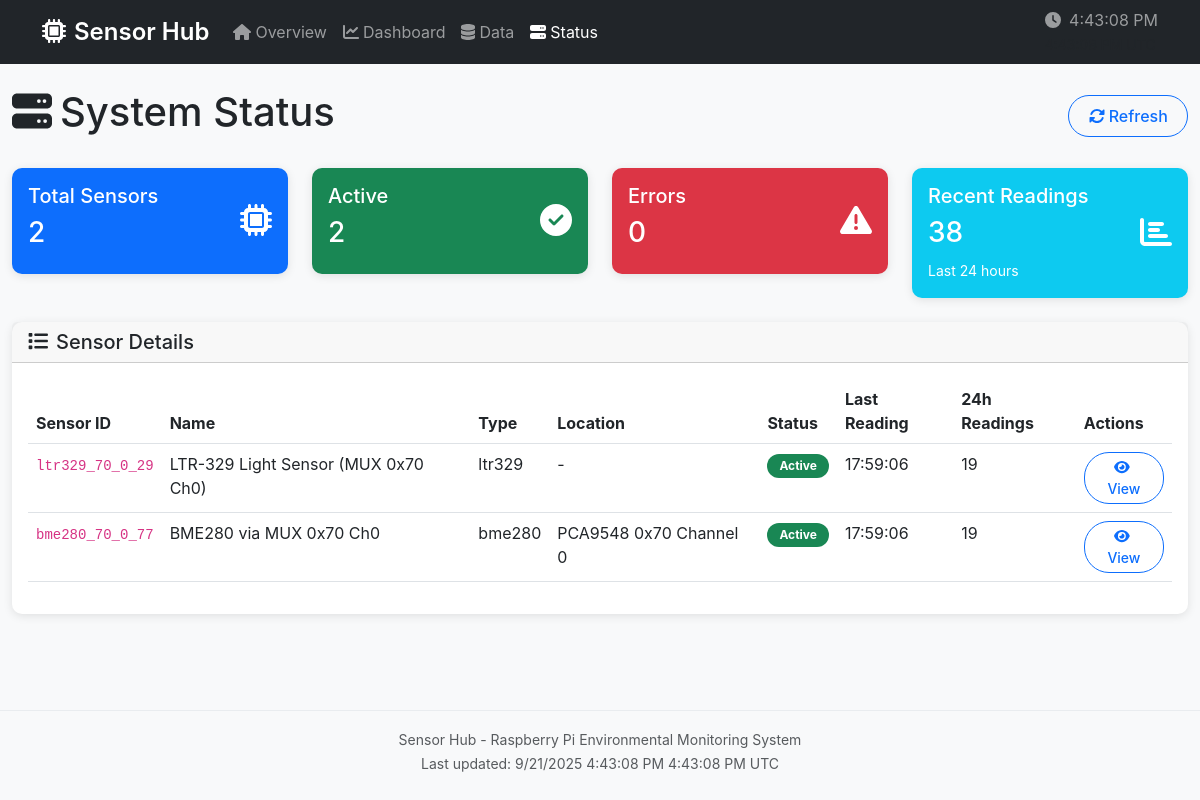
The page /status on the database as committed earlier.
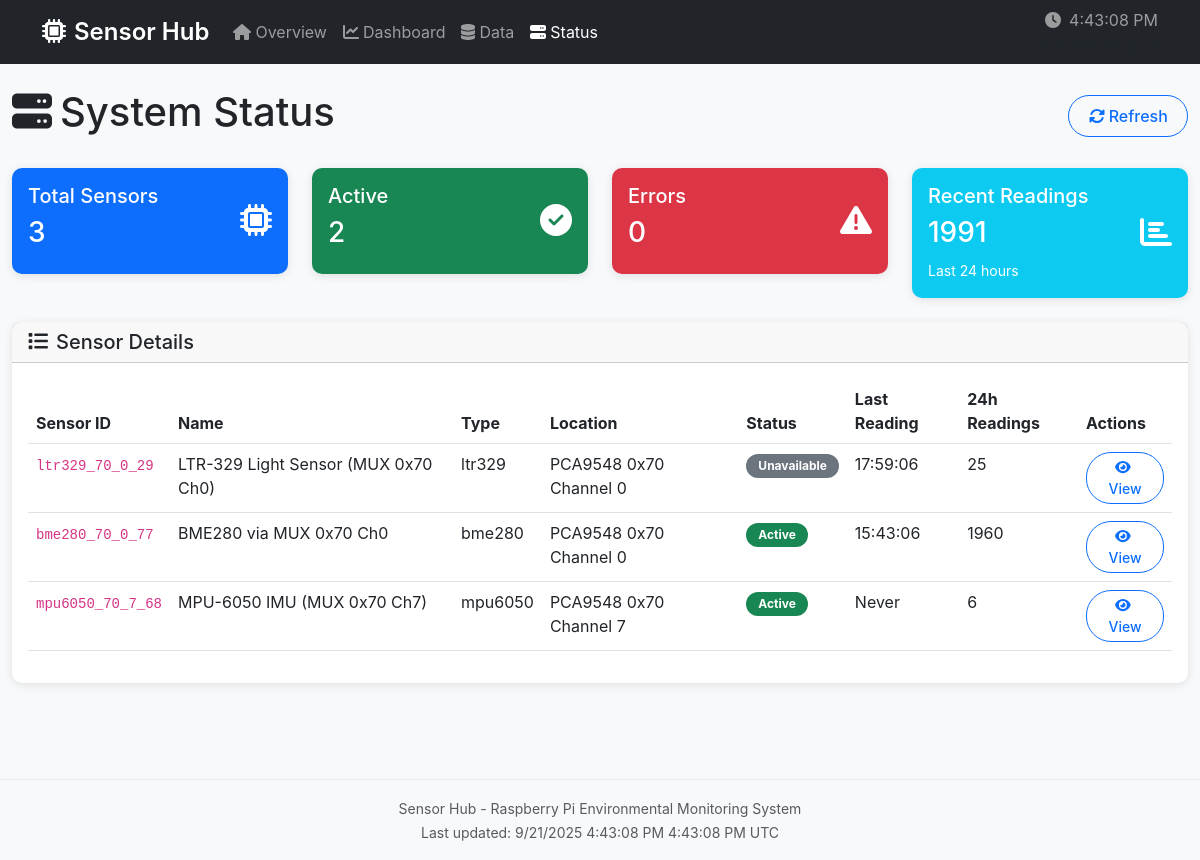
The same page on the database as committed later.
### src/sensor_hub/models/__init__.py (models this page shows, shortened)
class Sensor(db.Model):
    __tablename__ = 'sensors'
    id = db.Column(db.String(50), primary_key=True)
    name = db.Column(db.String(100), nullable=False)
    sensor_type = db.Column(db.String(50), nullable=False)
    description = db.Column(db.Text, nullable=True)
    i2c_address = db.Column(db.Integer, nullable=True)
    gpio_pin = db.Column(db.Integer, nullable=True)
    bus_number = db.Column(db.Integer, default=1)
    poll_interval = db.Column(db.Integer, default=30)  # seconds
    enabled = db.Column(db.Boolean, default=True)
    calibration_data = db.Column(db.JSON, nullable=True)
    location = db.Column(db.String(100), nullable=True)
    created_at = db.Column(
        db.DateTime,
        default=lambda: datetime.now(timezone.utc)
    )
    updated_at = db.Column(
        db.DateTime,
        default=lambda: datetime.now(timezone.utc),
        onupdate=lambda: datetime.now(timezone.utc)
    )
    last_reading_at = db.Column(db.DateTime, nullable=True)
    status = db.Column(db.String(20), default='unknown')
    error_count = db.Column(db.Integer, default=0)

### src/sensor_hub/routes.py (the view)
@main_bp.route('/status')
def system_status():
    try:
        latest_status = SystemStatus.query.order_by(
            SystemStatus.timestamp.desc()
        ).first()
        sensors = Sensor.query.all()
        sensor_stats = {
            'total': len(sensors),
            'active': len([s for s in sensors if s.status == 'active']),
            'error': len([s for s in sensors if s.status == 'error']),
            'unavailable': len([s for s in sensors if s.status == 'unavailable'])
        }
        one_day_ago = datetime.now(timezone.utc) - timedelta(hours=24)
        recent_readings = SensorReading.query.filter(
            SensorReading.timestamp >= one_day_ago
        ).count()
        readings_per_sensor = {}
        for sensor in sensors:
            count = SensorReading.query.filter(
                SensorReading.sensor_id == sensor.id,
                SensorReading.timestamp >= one_day_ago
            ).count()
            readings_per_sensor[sensor.id] = count
        return render_template(
            'status.html',
            system_status=latest_status,
            sensor_stats=sensor_stats,
            recent_readings=recent_readings,
            readings_per_sensor=readings_per_sensor,
            sensors=sensors,
            page_title='System Status'
        )
    except Exception as e:
        logger.error(f"Error loading system status: {e}")
        return render_template(
            'error.html',
            error="Failed to load system status",
            page_title='Error'
        ), 500

### src/sensor_hub/templates/status.html (shortened to what this page needs)
{% extends "base.html" %}
{% block content %}
<div class="row">
    <div class="col-12">
        <div class="d-flex justify-content-between align-items-center mb-4">
            <h1><i class="fas fa-server me-2"></i>System Status</h1>
            <button class="btn btn-outline-primary" onclick="location.reload()">
                <i class="fas fa-sync-alt me-1"></i>Refresh
            </button>
        </div>
    </div>
</div>
<div class="row mb-4">
    <div class="col-md-3">
        <div class="card bg-primary text-white">
            <div class="card-body">
                <div class="d-flex justify-content-between">
                    <div>
                        <h5>Total Sensors</h5>
                        <h3>{{ sensor_stats.total }}</h3>
                    </div>
                    <div class="align-self-center">
                        <i class="fas fa-microchip fa-2x"></i>
                    </div>
                </div>
            </div>
        </div>
    </div>
    <div class="col-md-3">
        <div class="card bg-success text-white">
            <div class="card-body">
                <div class="d-flex justify-content-between">
                    <div>
                        <h5>Active</h5>
                        <h3>{{ sensor_stats.active }}</h3>
                    </div>
                    <div class="align-self-center">
                        <i class="fas fa-check-circle fa-2x"></i>
                    </div>
                </div>
            </div>
        </div>
    </div>
    <div class="col-md-3">
        <div class="card bg-danger text-white">
            <div class="card-body">
                <div class="d-flex justify-content-between">
                    <div>
                        <h5>Errors</h5>
                        <h3>{{ sensor_stats.error }}</h3>
                    </div>
                    <div class="align-self-center">
                        <i class="fas fa-exclamation-triangle fa-2x"></i>
                    </div>
                </div>
            </div>
        </div>
    </div>
    <div class="col-md-3">
        <div class="card bg-info text-white">
            <div class="card-body">
                <div class="d-flex justify-content-between">
                    <div>
                        <h5>Recent Readings</h5>
                        <h3>{{ recent_readings }}</h3>
                        <small>Last 24 hours</small>
                    </div>
                    <div class="align-self-center">
                        <i class="fas fa-chart-bar fa-2x"></i>
                    </div>
                </div>
            </div>
        </div>
    </div>
</div>
<div class="row mb-4">
    <div class="col-12">
        <div class="card">
            <div class="card-header">
                <h5 class="mb-0"><i class="fas fa-list me-2"></i>Sensor Details</h5>
            </div>
            <div class="card-body">
                {% if sensors %}
                <div class="table-responsive">
                    <table class="table table-hover">
                        <thead>
                            <tr>
                                <th>Sensor ID</th>
                                <th>Name</th>
                                <th>Type</th>
                                <th>Location</th>
                                <th>Status</th>
                                <th>Last Reading</th>
                                <th>24h Readings</th>
                                <th>Actions</th>
                            </tr>
                        </thead>
                        <tbody>
                            {% for sensor in sensors %}
                            <tr>
                                <td><code>{{ sensor.id }}</code></td>
                                <td>{{ sensor.name or '-' }}</td>
                                <td>{{ sensor.sensor_type }}</td>
                                <td>{{ sensor.location or '-' }}</td>
                                <td>
                                    <span class="badge bg-{{ 'success' if sensor.status == 'active' else 'danger' if sensor.status == 'error' else 'secondary' }}">
                                        {{ sensor.status|title }}
                                    </span>
                                </td>
                                <td>
                                    {% if sensor.last_reading_at %}
                                        {{ sensor.last_reading_at.strftime('%H:%M:%S') }}
                                    {% else %}
                                        Never
                                    {% endif %}
                                </td>
                                <td>{{ readings_per_sensor.get(sensor.id, 0) }}</td>
                                <td>
                                    <a href="{{ url_for('main.sensor_detail', sensor_id=sensor.id) }}"
                                       class="btn btn-sm btn-outline-primary">
                                        <i class="fas fa-eye me-1"></i>View
                                    </a>
                                </td>
                            </tr>
                            {% endfor %}
                        </tbody>
                    </table>
                </div>
                {% else %}
                <div class="text-center py-4">
                    <i class="fas fa-exclamation-circle text-muted fa-2x mb-2"></i>
                    <p class="text-muted">No sensors configured</p>
                </div>
                {% endif %}
            </div>
        </div>
    </div>
</div>
{% endblock %}

### src/sensor_hub/templates/base.html (shortened to what this page needs)
<!DOCTYPE html>
<html lang="en">
<head>
    <link href="https://cdn.jsdelivr.net/npm/bootstrap@5.3.0/dist/css/bootstrap.min.css" rel="stylesheet">
    <link rel="stylesheet" href="{{ url_for('static', filename='css/main.css') }}">
</head>
<body>
    <nav class="navbar navbar-expand-lg navbar-dark bg-dark">
        <div class="container">
            <a class="navbar-brand" href="{{ url_for('main.index') }}">
                <i class="fas fa-microchip me-2"></i>Sensor Hub
            </a>
            <div class="collapse navbar-collapse" id="navbarNav">
                <ul class="navbar-nav me-auto">
                    <li class="nav-item">
                        <a class="nav-link {% if request.endpoint == 'main.index' %}active{% endif %}"
                           href="{{ url_for('main.index') }}">
                            <i class="fas fa-home me-1"></i>Overview
                        </a>
                    </li>
                    <li class="nav-item">
                        <a class="nav-link {% if request.endpoint == 'main.dashboard' %}active{% endif %}"
                           href="{{ url_for('main.dashboard') }}">
                            <i class="fas fa-chart-line me-1"></i>Dashboard
                        </a>
                    </li>
                    <li class="nav-item">
                        <a class="nav-link {% if request.endpoint == 'main.data_view' %}active{% endif %}"
                           href="{{ url_for('main.data_view') }}">
                            <i class="fas fa-database me-1"></i>Data
                        </a>
                    </li>
                    <li class="nav-item">
                        <a class="nav-link {% if request.endpoint == 'main.system_status' %}active{% endif %}"
                           href="{{ url_for('main.system_status') }}">
                            <i class="fas fa-server me-1"></i>Status
                        </a>
                    </li>
                </ul>
                <ul class="navbar-nav">
                    <li class="nav-item">
                        <span class="navbar-text">
                            <i class="fas fa-clock me-1"></i>
                            <span id="current-time"></span>
                            <br>
                            <small class="text-muted" id="current-timezone"></small>
                        </span>
                    </li>
                </ul>
            </div>
        </div>
    </nav>
    <main class="container-fluid py-4">
        {% block content %}{% endblock %}
    </main>
    <footer class="bg-light py-3 mt-5">
        <div class="container text-center text-muted">
            <small>
                Sensor Hub - Raspberry Pi Environmental Monitoring System
                <br>
                <span id="footer-time"></span>
            </small>
        </div>
    </footer>
</body>
</html>

### src/sensor_hub/static/css/main.css (style rules this page uses)
body { font-family: -apple-system, BlinkMacSystemFont, 'Segoe UI', Roboto, 'Helvetica Neue', Arial, sans-serif; background-color: #f8f9fa; }
.navbar-brand { font-weight: 600; font-size: 1.5rem; }
.navbar-nav .nav-link { transition: all 0.2s ease; }
.card { border: none; border-radius: 10px; box-shadow: 0 2px 10px rgba(0, 0, 0, 0.1); transition: all 0.3s ease; }
.badge { font-size: 0.75rem; padding: 0.375rem 0.75rem; border-radius: 50px; }
.btn { border-radius: 25px; padding: 0.5rem 1.2rem; font-weight: 500; transition: all 0.2s ease; }
.btn-sm { padding: 0.25rem 0.8rem; font-size: 0.875rem; }
footer { margin-top: auto; border-top: 1px solid #e9ecef; }

Rows that differ between the two databases and show on the page:
changed Sensor "LTR-329 Light Sensor (MUX 0x70 Ch0)": location "-" → "PCA9548 0x70 Channel 0"; status "Active" → "Unavailable"; get "19" → "25"
changed Sensor "BME280 via MUX 0x70 Ch0": last_reading_at "17:59:06" → "15:43:06"; get "19" → "1960"
added Sensor: id "mpu6050_70_7_68", name "MPU-6050 IMU (MUX 0x70 Ch7)", sensor_type "mpu6050", location "PCA9548 0x70 Channel 7", status "Active", shows "Never", get "6"
Other text that changed with them:
{{ sensor_stats.total }}: "2" → "3"
{{ recent_readings }}: "38" → "1991"
